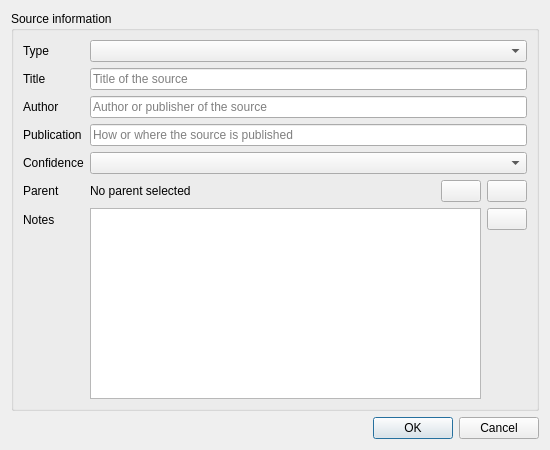
<?xml version="1.0" encoding="UTF-8"?>
<ui version="4.0">
 <class>SourceEditorForm</class>
 <widget class="QDialog" name="SourceEditorForm">
  <property name="geometry">
   <rect>
    <x>0</x>
    <y>0</y>
    <width>550</width>
    <height>450</height>
   </rect>
  </property>
  <property name="windowTitle">
   <string>Form</string>
  </property>
  <layout class="QVBoxLayout" name="verticalLayout">
   <item>
    <widget class="QGroupBox" name="groupBox_2">
     <property name="sizePolicy">
      <sizepolicy hsizetype="Preferred" vsizetype="Preferred">
       <horstretch>0</horstretch>
       <verstretch>1</verstretch>
      </sizepolicy>
     </property>
     <property name="title">
      <string>Source information</string>
     </property>
     <property name="flat">
      <bool>false</bool>
     </property>
     <property name="checkable">
      <bool>false</bool>
     </property>
     <layout class="QFormLayout" name="formLayout_2">
      <item row="0" column="0">
       <widget class="QLabel" name="sourceTypeLabel">
        <property name="text">
         <string>Type</string>
        </property>
        <property name="buddy">
         <cstring>sourceTypeComboBox</cstring>
        </property>
       </widget>
      </item>
      <item row="0" column="1">
       <widget class="QComboBox" name="sourceTypeComboBox"/>
      </item>
      <item row="3" column="0">
       <widget class="QLabel" name="sourcePublicationLabel">
        <property name="text">
         <string>Publication</string>
        </property>
        <property name="buddy">
         <cstring>sourcePublicationEdit</cstring>
        </property>
       </widget>
      </item>
      <item row="6" column="0">
       <widget class="QLabel" name="noteEditLabel">
        <property name="text">
         <string>Notes</string>
        </property>
        <property name="buddy">
         <cstring>noteEdit</cstring>
        </property>
       </widget>
      </item>
      <item row="6" column="1">
       <layout class="QHBoxLayout" name="horizontalLayout2" stretch="0,0">
        <item>
         <widget class="KRichTextEdit" name="noteEdit"/>
        </item>
        <item alignment="Qt::AlignmentFlag::AlignTop">
         <widget class="QPushButton" name="noteEditButton">
          <property name="text">
           <string/>
          </property>
          <property name="icon">
           <iconset theme="edit-entry"/>
          </property>
         </widget>
        </item>
       </layout>
      </item>
      <item row="1" column="0">
       <widget class="QLabel" name="sourceTitleLabel">
        <property name="text">
         <string>Title</string>
        </property>
        <property name="buddy">
         <cstring>sourcetTitleEdit</cstring>
        </property>
       </widget>
      </item>
      <item row="1" column="1">
       <widget class="QLineEdit" name="sourcetTitleEdit">
        <property name="placeholderText">
         <string>Title of the source</string>
        </property>
       </widget>
      </item>
      <item row="2" column="0">
       <widget class="QLabel" name="sourceAuthorLabel">
        <property name="text">
         <string>Author</string>
        </property>
        <property name="buddy">
         <cstring>sourceAuthorEdit</cstring>
        </property>
       </widget>
      </item>
      <item row="2" column="1">
       <widget class="QLineEdit" name="sourceAuthorEdit">
        <property name="placeholderText">
         <string>Author or publisher of the source</string>
        </property>
       </widget>
      </item>
      <item row="4" column="0">
       <widget class="QLabel" name="sourceConfidenceLabel">
        <property name="text">
         <string>Confidence</string>
        </property>
       </widget>
      </item>
      <item row="4" column="1">
       <widget class="QComboBox" name="sourceConfidenceCombobox"/>
      </item>
      <item row="5" column="0">
       <widget class="QLabel" name="label">
        <property name="text">
         <string>Parent</string>
        </property>
       </widget>
      </item>
      <item row="5" column="1">
       <layout class="QVBoxLayout" name="verticalLayout_2">
        <item>
         <layout class="QHBoxLayout" name="horizontalLayout_2">
          <item>
           <widget class="QLabel" name="sourceParentDisplay">
            <property name="sizePolicy">
             <sizepolicy hsizetype="Expanding" vsizetype="Preferred">
              <horstretch>0</horstretch>
              <verstretch>0</verstretch>
             </sizepolicy>
            </property>
            <property name="text">
             <string>No parent selected</string>
            </property>
           </widget>
          </item>
          <item>
           <widget class="QPushButton" name="sourceParentAdd">
            <property name="text">
             <string/>
            </property>
            <property name="icon">
             <iconset theme="QIcon::ThemeIcon::ListAdd"/>
            </property>
           </widget>
          </item>
          <item>
           <widget class="QPushButton" name="sourceParentPickButton">
            <property name="text">
             <string/>
            </property>
            <property name="icon">
             <iconset theme="QIcon::ThemeIcon::InsertLink"/>
            </property>
           </widget>
          </item>
         </layout>
        </item>
       </layout>
      </item>
      <item row="3" column="1">
       <widget class="QLineEdit" name="sourcePublicationEdit">
        <property name="placeholderText">
         <string>How or where the source is published</string>
        </property>
       </widget>
      </item>
     </layout>
    </widget>
   </item>
   <item>
    <widget class="QDialogButtonBox" name="dialogButtons">
     <property name="standardButtons">
      <set>QDialogButtonBox::StandardButton::Cancel|QDialogButtonBox::StandardButton::Ok</set>
     </property>
    </widget>
   </item>
  </layout>
 </widget>
 <customwidgets>
  <customwidget>
   <class>KRichTextEdit</class>
   <extends>QTextEdit</extends>
   <header>KRichTextEdit</header>
  </customwidget>
 </customwidgets>
 <resources/>
 <connections>
  <connection>
   <sender>dialogButtons</sender>
   <signal>accepted()</signal>
   <receiver>SourceEditorForm</receiver>
   <slot>accept()</slot>
   <hints>
    <hint type="sourcelabel">
     <x>293</x>
     <y>431</y>
    </hint>
    <hint type="destinationlabel">
     <x>293</x>
     <y>227</y>
    </hint>
   </hints>
  </connection>
  <connection>
   <sender>dialogButtons</sender>
   <signal>rejected()</signal>
   <receiver>SourceEditorForm</receiver>
   <slot>reject()</slot>
   <hints>
    <hint type="sourcelabel">
     <x>293</x>
     <y>431</y>
    </hint>
    <hint type="destinationlabel">
     <x>293</x>
     <y>227</y>
    </hint>
   </hints>
  </connection>
 </connections>
</ui>
